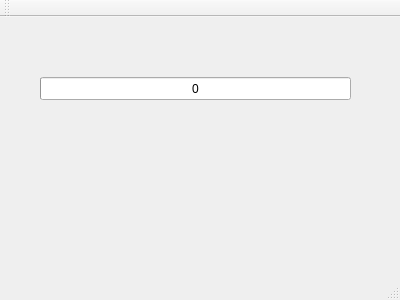
<?xml version="1.0" encoding="UTF-8"?>
<ui version="4.0">
 <class>MainWindow</class>
 <widget class="QMainWindow" name="MainWindow">
  <property name="geometry">
   <rect>
    <x>0</x>
    <y>0</y>
    <width>400</width>
    <height>300</height>
   </rect>
  </property>
  <property name="windowTitle">
   <string>MainWindow</string>
  </property>
  <widget class="QWidget" name="centralWidget">
   <widget class="QProgressBar" name="progressBar">
    <property name="geometry">
     <rect>
      <x>40</x>
      <y>60</y>
      <width>311</width>
      <height>23</height>
     </rect>
    </property>
    <property name="value">
     <number>0</number>
    </property>
    <property name="format">
     <string>%p</string>
    </property>
   </widget>
  </widget>
  <widget class="QMenuBar" name="menuBar">
   <property name="geometry">
    <rect>
     <x>0</x>
     <y>0</y>
     <width>400</width>
     <height>22</height>
    </rect>
   </property>
  </widget>
  <widget class="QToolBar" name="mainToolBar">
   <attribute name="toolBarArea">
    <enum>TopToolBarArea</enum>
   </attribute>
   <attribute name="toolBarBreak">
    <bool>false</bool>
   </attribute>
  </widget>
  <widget class="QStatusBar" name="statusBar"/>
 </widget>
 <layoutdefault spacing="6" margin="11"/>
 <resources/>
 <connections/>
</ui>
